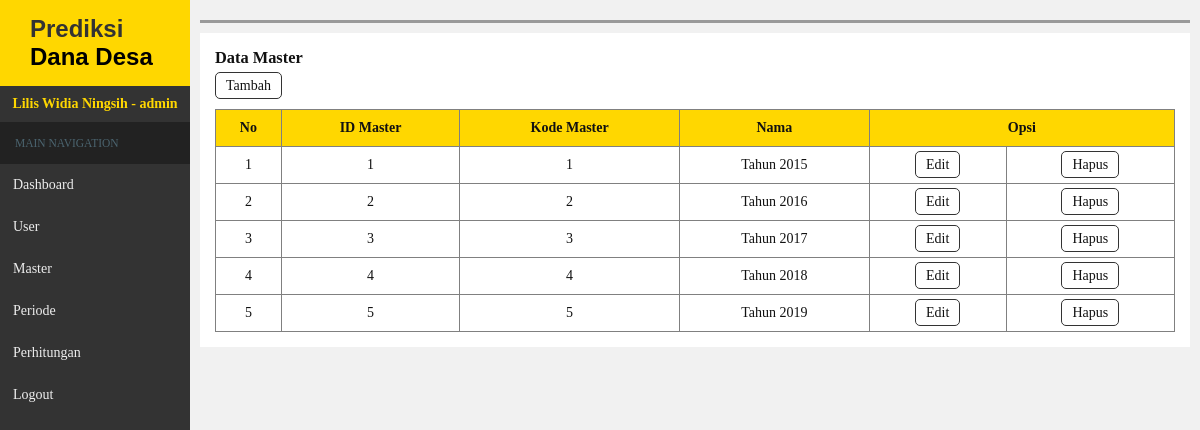
Screenshot of /admin/index.php?hal=master (signed in) with the database file from the repository.
### tables this page shows
CREATE TABLE `master` (
  `id_master` int(5) NOT NULL,
  `kode_master` int(5) NOT NULL,
  `nama` varchar(50) NOT NULL
);

### admin/master.php (the view)
<section class="content">
<h3>Data Master</h3>
<a class="btn add" href="index.php?hal=master&aksi=input">Tambah</a>
	<table width="100%" border="1">
		<tr>
			<th>No</th>
			<th>ID Master</th>
			<th>Kode Master</th>
			<th>Nama</th>
			<th colspan="2">Opsi</th>
		</tr>
			<?php
			$i = 1;
			$q = $kdb->query("SELECT * FROM master");
			while($row = $q->fetch_assoc()){
			?>
		<tr align="center">
			<td><?php echo $i++; ?></td>
			<td><?php echo $row['id_master'];?></td>
			<td><?php echo $row['kode_master'];?></td>
			<td><?php echo $row['nama'];?></td>
			<td><a class="btn edit" href="index.php?hal=master&aksi=edit&id=<?php echo $row['id_master'];?>">Edit</a></td>
			<td><a class="btn delete" onclick="return confirm('Yakin untuk menghapus ?')" href="index.php?hal=master&aksi=delete&id=<?php echo $row['id_master'];?>">Hapus</a></td>
		<?php }?>
		</tr>
	</table>
</section>

### admin/css/style.css (style rules this page uses)
* { margin:0;padding:0;box-sizing:border-box;list-style-type:none; text-decoration:none;color:#111; }
body { background-color:#f1f1f1; font-family:trebuchet MS; height:100%; }
.content { background-color: white;padding:15px;width:100%;overflow-x: auto; }
.content h3 { margin-bottom:10px; }
.btn { border:1px solid #333;border-radius:5px;padding:5px 10px;cursor:pointer; }
table { border-collapse:collapse;margin-top:15px; }
th, td { padding:10px 4px; }
th { background-color:gold; }

### rows the page displays
master: id_master "1", kode_master "1", nama "Tahun 2015"
master: id_master "2", kode_master "2", nama "Tahun 2016"
master: id_master "3", kode_master "3", nama "Tahun 2017"
master: id_master "4", kode_master "4", nama "Tahun 2018"
master: id_master "5", kode_master "5", nama "Tahun 2019"

### other values shown
$_SESSION['nama1'] "Lilis Widia Ningsih"
$_SESSION['level1'] "admin"
